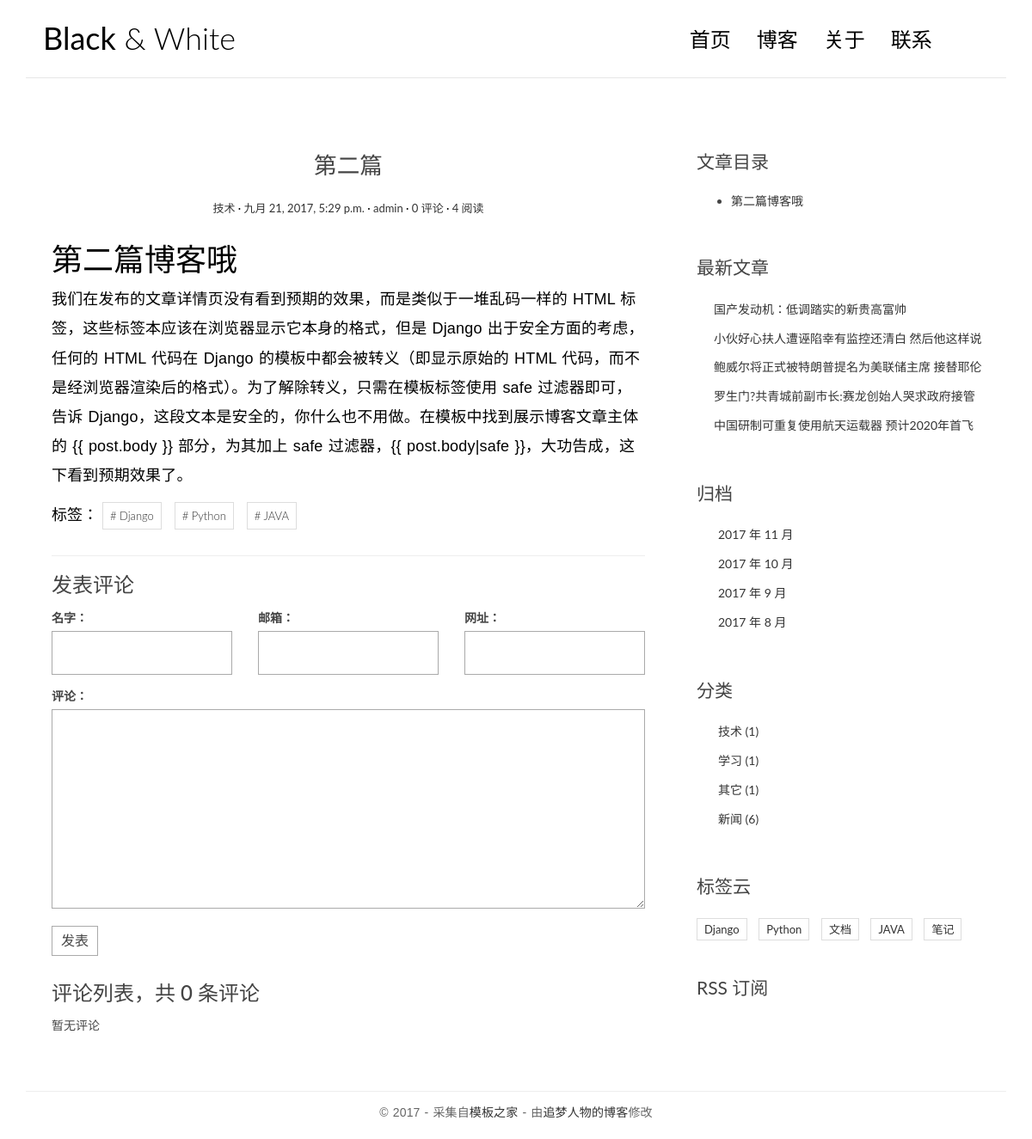
The app's page /post/2/ with its own data.
### blog/models.py (models this page shows, shortened)
class Post(models.Model):
    title = models.CharField(max_length=70)
    body = models.TextField()
    create_time = models.DateTimeField()
    modified_time = models.DateTimeField()
    excerpt = models.CharField(max_length=200, blank=True)
    category = models.ForeignKey(Category)
    tags = models.ManyToManyField(Tag, blank=True)
    author = models.ForeignKey(User)
    views = models.PositiveIntegerField(default=0)
    def get_absolute_url(self):
        return reverse('blog:detail', kwargs={'pk': self.pk})
    def increase_views(self):
        self.views += 1
        self.save(update_fields=['views'])
    def save(self, *args, **kwargs):
        if not self.excerpt:
            md = markdown.Markdown(extensions=[
                 'markdown.extensions.extra',
                 'markdown.extensions.codehilite',
            ])
            self.excerpt = strip_tags(md.convert(self.body))[:54]
        super(Post, self).save(*args, **kwargs)
    class Meta:
        ordering = ['-create_time']

class Category(models.Model):
    name = models.CharField(max_length=100)

class Tag(models.Model):
    name = models.CharField(max_length=100)

### blog/views.py (the view)
# urls.py: url(r'^post/(?P<pk>[0-9]+)/$', views.PostDetailView.as_view(), name='detail'),
class PostDetailView(DetailView):
    model = Post
    template_name = 'blog/detail.html'
    context_object_name = 'post'
    def get(self, request, *args, **kwargs):
        response = super(PostDetailView, self).get(request, *args, **kwargs)
        self.object.increase_views()
        return response
    def get_object(self, queryset=None):
        post = super(PostDetailView, self).get_object(queryset=None)
        md = markdown.Markdown(extensions=[
            'markdown.extensions.extra',
            'markdown.extensions.codehilite',
            TocExtension(slugify=slugify),
        ])
        post.body = md.convert(post.body)
        post.toc = md.toc
        return post
    def get_context_data(self, **kwargs):
        context = super(PostDetailView, self).get_context_data(**kwargs)
        form = CommentForm()
        comment_list = self.object.comment_set.all()
        context.update({
            'form': form,
            'comment_list': comment_list
        })
        return context

### comments/forms.py
class CommentForm(forms.ModelForm):
    class Meta:
        model = Comment
        fields = ['name', 'email', 'url', 'text']

### blog/templatetags/blog_tags.py (called while the page is built)
@register.simple_tag
def get_recent_posts(num=5):
    return Post.objects.all().order_by('-create_time')[:num]

@register.simple_tag
def archives():
    return Post.objects.dates('create_time', 'month', order='DESC')

@register.simple_tag
def get_categories():
    return Category.objects.annotate(num_posts=Count('post')).filter(num_posts__gt=0)

@register.simple_tag
def get_tags():
    return Tag.objects.annotate(num_posts=Count('post')).filter(num_posts__gt=0)

### templates/blog/detail.html (shortened to what this page needs)
{% extends 'base.html' %}
{% block main %}
    <article class="post post-{{ post.pk }}">
        <header class="entry-header">
            <h1 class="entry-title">{{ post.title }}</h1>
            <div class="entry-meta">
                <span class="post-category"><a href="#">{{ post.category.name }}</a></span>
                <span class="post-date"><a href="#"><time class="entry-date"
                                                          datetime="{{ post.create_time }}">{{ post.create_time }}</time></a></span>
                <span class="post-author"><a href="#">{{ post.author }}</a></span>
                <span class="comments-link"><a href="#">{{ post.comment_set.count }} 评论</a></span>
                <span class="views-count"><a href="#">{{ post.views }} 阅读</a></span>
            </div>
        </header>
        <div class="entry-content clearfix">
            {{ post.body|safe }}
            <div class="widget-tag-cloud">
              <ul>
                标签：
                {% for tag in post.tags.all %}
                  <li>
                    <a href="{% url 'blog:tag' tag.pk %}"># {{ tag.name }}</a>
                  </li>
                {% endfor %}
              </ul>
            </div>
        </div>
    </article>
    <section class="comment-area" id="comment-area">
        <hr>
        <h3>发表评论</h3>
        <form action="{% url 'comments:post_comment' post.pk %}" method="post" class="comment-form">
            <div class="row">
                <div class="col-md-4">
                    <label for="{{ form.name.id_for_label }}">名字：</label>
                    {{ form.name }}
                </div>
                <div class="col-md-4">
                    <label for="{{ form.email.id_for_label }}">邮箱：</label>
                    {{ form.email }}
                </div>
                <div class="col-md-4">
                    <label for="{{ form.url.id_for_label }}">网址：</label>
                    {{ form.url }}
                </div>
                <div class="col-md-12">
                    <label for="{{ form.text.id_for_label }}">评论：</label>
                    {{ form.text }}
                    <button type="submit" class="comment-btn">发表</button>
                </div>
            </div>
        </form>
        <div class="comment-list-panel">
            <h3>评论列表，共 <span>{{ post.comment_set.count }}</span> 条评论</h3>
            <ul class="comment-list list-unstyled">
                {% for comment in comment_list %}
                <li class="comment-item">
                    <span class="nickname">{{ comment.name }}</span>
                    <time class="submit-date">{{ comment.created_time }}</time>
                    <div class="text">
                        {{ comment.text }}
                    </div>
                </li>
                {% empty %}
                暂无评论
                {% endfor %}
            </ul>
        </div>
    </section>
{% endblock main %}
{% block toc %}
    <div class="widget widget-content">
        <h3 class="widget-title">文章目录</h3>
        {{ post.toc|safe }}
    </div>
{% endblock toc %}

### templates/base.html (shortened to what this page needs)
{% load staticfiles %}
{% load blog_tags %}
<!DOCTYPE html>
<html>
<head>
    <link rel="stylesheet" href="http://code.ionicframework.com/ionicons/2.0.1/css/ionicons.min.css">
    <link rel="stylesheet" href="{% static 'blog/css/bootstrap.min.css' %}">
    <link rel="stylesheet" href="{% static 'blog/css/pace.css' %}">
    <link rel="stylesheet" href="{% static 'blog/css/custom.css' %}">
    <link rel="stylesheet" href="{% static 'blog/css/highlights/github.css' %}">
</head>
<body>
<div class="container">
    <header id="site-header">
        <div class="row">
            <div class="col-md-4 col-sm-5 col-xs-8">
                <div class="logo">
                    <h1><a href="{% url 'blog:index' %}"><b>Black</b> &amp; White</a></h1>
                </div>
            </div>
            <div class="col-md-8 col-sm-7 col-xs-4">
                <nav class="main-nav" role="navigation">
                    <div class="collapse navbar-collapse" id="bs-example-navbar-collapse-1">
                        <ul class="nav navbar-nav navbar-right">
                            <li class="cl-effect-11"><a href="{% url 'blog:index' %}" data-hover="首页">首页</a></li>
                            <li class="cl-effect-11"><a href="full-width.html" data-hover="博客">博客</a></li>
                            <li class="cl-effect-11"><a href="about.html" data-hover="关于">关于</a></li>
                            <li class="cl-effect-11"><a href="contact.html" data-hover="联系">联系</a></li>
                        </ul>
                    </div>
                </nav>
            </div>
        </div>
    </header>
</div>
<div class="content-body">
    <div class="container">
        <div class="row">
            <main class="col-md-8">
                {% block main %}
                {% endblock main %}
            </main>
            <aside class="col-md-4">
                {% block toc %}
                {% endblock toc %}
                <div class="widget widget-recent-posts">
                    <h3 class="widget-title">最新文章</h3>
                    {% get_recent_posts as recent_post_list %}
                    <ul>
                        {% for post in recent_post_list %}
                        <li>
                            <a href="{{ post.get_absolute_url }}">{{ post.title }}</a>
                        </li>
                        {% empty %}
                        暂无文章！
                        {% endfor %}
                    </ul>
                </div>
                <div class="widget widget-archives">
                    <h3 class="widget-title">归档</h3>
                    {% archives as date_list %}
                    <ul>
                        {% for date in date_list %}
                        <li>
                            <a href="{% url 'blog:archives' date.year date.month %}">{{ date.year }} 年 {{ date.month }} 月</a>
                        </li>
                        {% empty %}
                        暂无归档！
                        {% endfor %}
                    </ul>
                </div>
                <div class="widget widget-category">
                    <h3 class="widget-title">分类</h3>
                    {% get_categories as category_list %}
                    <ul>
                        {% for category in category_list %}
                        <li>
                            <a href="{% url 'blog:category' category.pk %}">{{ category.name }}
                              <span class="post-count">({{ category.num_posts }})</span>
                            </a>
                        </li>
                        {% empty %}
                        暂无分类！
                        {% endfor %}
                    </ul>
                </div>
                <div class="widget widget-tag-cloud">
                    <h3 class="widget-title">标签云</h3>
                    {% get_tags as tag_list %}
                    <ul>
                      {% for tag in tag_list %}
                        <li>
                            <a href="{% url 'blog:tag' tag.pk %}">{{ tag.name }}</a>
                        </li>
                      {% empty %}
                      暂无标签！
                      {% endfor %}
                    </ul>
                </div>
                <div class="rss">
                    <a href="{% url 'rss' %}"> RSS 订阅</a>
                </div>
            </aside>
        </div>
    </div>
</div>
<footer id="site-footer">
    <div class="container">
        <div class="row">
            <div class="col-md-12">
                <p class="copyright">&copy 2017 - 采集自<a href="http://www.cssmoban.com/"
                                                        target="_blank" title="模板之家">模板之家</a>
                    - 由<a href="http://zmrenwu.com/" title="网页模板" target="_blank">追梦人物的博客</a>修改
                </p>
            </div>
        </div>
    </div>
</footer>
</body>
</html>

### blog/static/blog/css/custom.css (style rules this page uses)
* { outline: none; }
h1, h2, h3, h4, h5, h6 { margin-top: 0; }
b { font-weight: 400; }
a { color: #333; }
body { color: #444; font-family: 'Lato', sans-serif; }
p { font-family: 'Ubuntu', sans-serif; font-weight: 400; word-spacing: 1px; letter-spacing: 0.01em; }
#site-header { background-color: #FFF; padding: 25px 20px; margin-bottom: 40px; border-bottom: 1px solid #e7e7e7; }
.logo h1 a { color: #000; }
.logo h1 { margin: 0; font-family: 'Lato', sans-serif; font-weight: 300; }
.main-nav { margin-top: 11px; max-width: 95%; }
.main-nav a { color: #000000 !important; padding: 0 0 5px 0 !important; margin-right: 30px; font-family: 'Lato', sans-serif; font-weight: 300; font-size: 24px; }
.cl-effect-11 a { padding: 10px 0; color: #0972b4; text-shadow: none; }
.cl-effect-11 a::before { position: absolute; top: 0; left: 0; overflow: hidden; padding: 0 0 5px 0 !important; max-width: 0; border-bottom: 1px solid #000; color: #000; content: attr(data-hover); white-space: nowrap; -webkit-transition: max-width 0.5s; -moz-transition: max-width 0.5s; transition: max-width 0.5s; }
.content-body { padding-bottom: 4em; }
.post { background: #fff; padding: 30px 30px 0; }
.entry-title { text-align: center; font-size: 1.9em; margin-bottom: 20px; line-height: 1.6; padding: 10px 20px 0; }
.entry-meta { text-align: center; color: #DDDDDD; font-size: 13px; margin-bottom: 30px; }
.entry-content { font-size: 18px; line-height: 1.9; font-weight: 300; color: #000; }
.post-category::after, .post-date::after, .post-author::after, .comments-link::after { content: ' ·'; color: #000; }
.widget { background: #fff; padding: 30px 0 0; }
.widget-title { font-size: 1.5em; margin-bottom: 20px; line-height: 1.6; padding: 10px 0 0; font-weight: 400; }
.widget-recent-posts ul { padding: 0; margin: 0; padding-left: 20px; }
.widget-recent-posts ul li { list-style-type: none; position: relative; line-height: 170%; margin-bottom: 10px; }
.widget-recent-posts ul li::before { content: '\f3d3'; font-family: "Ionicons"; position: absolute; left: -17px; top: 3px; font-size: 16px; color: #000; }
.widget-archives ul { padding: 0; margin: 0; padding-left: 25px; }
.widget-archives ul li { list-style-type: none; position: relative; line-height: 170%; margin-bottom: 10px; }
.widget-archives ul li::before { content: '\f3f3'; font-family: "Ionicons"; position: absolute; left: -25px; top: 1px; font-size: 16px; color: #000; }
.widget-category ul { padding: 0; margin: 0; padding-left: 25px; }
.widget-category ul li { list-style-type: none; position: relative; line-height: 170%; margin-bottom: 10px; }
.widget-category ul li::before { content: '\f3fe'; font-family: "Ionicons"; position: absolute; left: -25px; top: 1px; font-size: 18px; color: #000; }
.widget-tag-cloud ul { padding: 0; margin: 0; margin-right: -10px; }
.widget-tag-cloud ul li { list-style-type: none; font-size: 13px; display: inline-block; margin-right: 10px; margin-bottom: 10px; padding: 3px 8px; border: 1px solid #ddd; }
.widget-content ul li { margin-bottom: 10px; }
.rss { font-size: 21px; margin-top: 30px; }
.rss a { color: #444; }
#site-footer { padding-top: 10px; padding: 0 0 1.5em 0; }
.copyright { text-align: center; padding-top: 1em; margin: 0; border-top: 1px solid #eee; color: #666; }
.contact-form input, .comment-form input { border: 1px solid #aaa; margin-bottom: 15px; width: 100%; padding: 15px 15px; font-size: 16px; line-height: 100%; transition: 0.4s border-color linear; }
.contact-form textarea, .comment-form textarea { border: 1px solid #aaa; margin-bottom: 15px; width: 100%; padding: 15px 15px; font-size: 16px; line-height: 20px !important; min-height: 183px; transition: 0.4s border-color linear; }
.comment-area { padding: 0 30px 0; }
.comment-form { margin-top: 15px; }
.comment-form .comment-btn { background-color: #fff; border: 1px solid #aaa; font-size: 16px; padding: 5px 10px; }
.comment-list-panel { margin-top: 30px; }
.comment-list { margin-top: 15px; }

### records on screen
Post: title "第二篇", category.name "技术", create_time "九月 21, 2017, 5:29 p.m.", author "admin", comment_set.count "0", views "4", body "第二篇博客哦 我们在发布的文章详情页没有看到预期的效果，而是类似于一堆乱码一样的 HTML 标签，这些标签本应该在浏览器显示它本身的格式，但是 Django 出于安全方面的考虑，任何的 HTML 代码在 Django 的模板中都会被转义（即显示原始的 HTML 代码，而不是经浏览器渲染后的格式）。为了解除转义，只需在模板标签使用 safe 过滤器即可，告诉 Django，这段文本是安全的，你什么也不用做。在模板中找到展示博客文章主体的 {{ post.body }} 部分，为其加上 safe 过滤器，{{ post.body|safe }}，大功告成，这下看到预期效果了。", toc "第二篇博客哦"
Tag: name "Django"
Tag: name "Python"
Tag: name "JAVA"
Post: title "国产发动机：低调踏实的新贵高富帅"
Post: title "小伙好心扶人遭诬陷幸有监控还清白 然后他这样说"
Post: title "鲍威尔将正式被特朗普提名为美联储主席 接替耶伦"
Post: title "罗生门?共青城前副市长:赛龙创始人哭求政府接管"
Post: title "中国研制可重复使用航天运载器 预计2020年首飞"
Category: name "技术", num_posts "1"
Category: name "学习", num_posts "1"
Category: name "其它", num_posts "1"
Category: name "新闻", num_posts "6"
Tag: name "文档"
Tag: name "笔记"

### other values on screen
{{ date.year }} "2017" "2017" "2017" "2017"
{{ date.month }} "11" "10" "9" "8"
